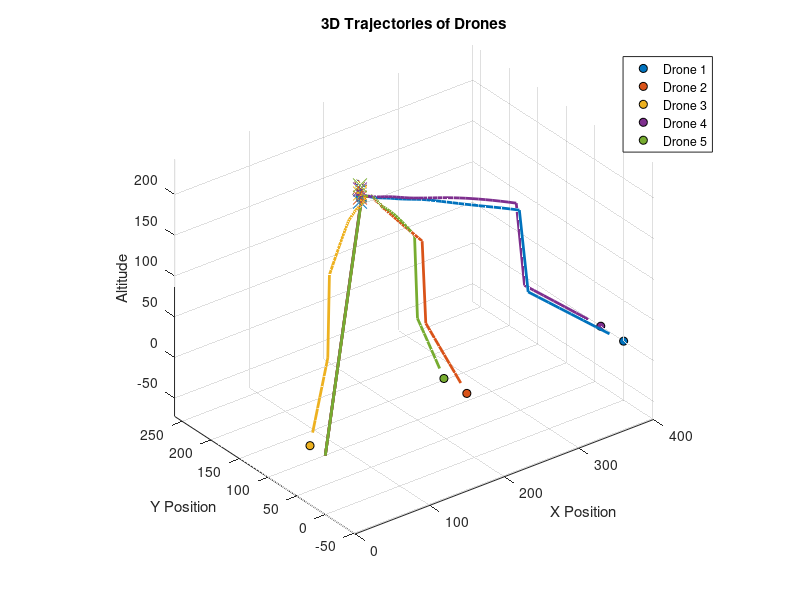

This figure's MATLAB source:
nDrone = 5;
dMin = 50;
vMax = 20;
adjustHeight = 20;
gravitasi = 9.81;
massa = 1.0;
k = 0.1;

alpha = k * (gravitasi / massa);
targetTolerance = 1.0;

jarakAsli = zeros(1, nDrone);
jarakMenghindari = zeros(1, nDrone);

magnitudoKecepatanHistory = zeros(1000, nDrone);
waktuSampaiTujuan = zeros(1, nDrone);

jarakMulaiMenghindari = Inf * ones(1, nDrone);

posisi_awal = zeros(nDrone, 3);
target_posisi = zeros(nDrone, 3);
for i = 1:nDrone
    jarakAsli(i) = norm(target_posisi(i,:) - posisi_awal(i,:));
    if mod(i, 3) == 0
        posisi_awal(i, :) = [0, (i-1)*13.33, 0];
        target_posisi(i, :) = [200, 200, 150 + (i-1)*5];
    elseif mod(i, 3) == 1
        posisi_awal(i, :) = [400, (i-1)*13.33, 0];
        target_posisi(i, :) = [200, 200, 150 + (i-1)*5];
    else
        posisi_awal(i, :) = [200, (i-1)*13.33, 0];
        target_posisi(i, :) = [200, 200, 150 + (i-1)*5];
    end
end

posisi = posisi_awal;
kecepatan = zeros(nDrone,3);
trayektori = zeros(1000, nDrone, 3);
iterasi = 1;
allDronesAtTarget = false;

dt = 0.05;
distanceTrajectory = zeros(1, nDrone);
ketinggianTakeoff = 50; % Drone mulai meningkatkan ketinggian hingga 50 meter
ketinggianTarget = 150; % Ketinggian target untuk penerbanga
collisionAvoidanceStart = Inf * ones(1, nDrone);
collisionAvoidancePoint = Inf * ones(nDrone, 3);
jarakTotalPathAsli = zeros(1, nDrone);
jarakTotalPathNormal = zeros(1, nDrone);
takeoffRate = 0.5;
landingRate = 0.5;
decelerationRate = 0.5;

while ~allDronesAtTarget
    allDronesAtTarget = true;
    for iterasiDrone = 1:nDrone
        jarakKeTargetHorizontal = norm(target_posisi(iterasiDrone,1:2) - posisi(iterasiDrone,1:2));
        jarakKeTargetVertical = abs(target_posisi(iterasiDrone,3) - posisi(iterasiDrone,3));

        % Takeoff: Naikkan ketinggian drone jika masih di bawah ketinggian takeoff
        if posisi(iterasiDrone,3) < ketinggianTakeoff
            kecepatan(iterasiDrone,3) = takeoffRate * dt;
        elseif posisi(iterasiDrone,3) >= ketinggianTakeoff && posisi(iterasiDrone,3) < ketinggianTarget
            posisi(iterasiDrone,3) = ketinggianTarget; % Set ketinggian ke ketinggian target setelah takeoff
        end

        if jarakKeTargetHorizontal > targetTolerance
            % Penghitungan kecepatan horizontal berdasarkan target
            vTargetHorizontal = (target_posisi(iterasiDrone,1:2) - posisi(iterasiDrone,1:2)) * alpha;
            kecepatan(iterasiDrone,1:2) = kecepatan(iterasiDrone,1:2) + vTargetHorizontal * dt;
            if norm(kecepatan(iterasiDrone,1:2)) > vMax
                kecepatan(iterasiDrone,1:2) = (kecepatan(iterasiDrone,1:2) / norm(kecepatan(iterasiDrone,1:2))) * vMax;
            end
        else
            % Landing: Turunkan ketinggian jika sudah dekat dengan target dan pada ketinggian target
            if posisi(iterasiDrone,3) > posisi_awal(iterasiDrone,3) && jarakKeTargetVertical < ketinggianTarget
                kecepatan(iterasiDrone,3) = -landingRate * dt; % Turunkan ketinggian
            end
        end
        
        vTarget = target_posisi(iterasiDrone,:) - posisi(iterasiDrone,:);
        a = (vTarget - kecepatan(iterasiDrone,:)) * alpha;
        
        kecepatan(iterasiDrone,:) = kecepatan(iterasiDrone,:) + a * dt;
        if norm(kecepatan(iterasiDrone,:)) > vMax
            kecepatan(iterasiDrone,:) = kecepatan(iterasiDrone,:) / norm(kecepatan(iterasiDrone,:)) * vMax;
        elseif jarakKeTargetHorizontal <= targetTolerance
            kecepatan(iterasiDrone,:) = max(kecepatan(iterasiDrone,:) - decelerationRate * dt, 0);
        end

        if norm(kecepatan(iterasiDrone,:)) < vMax && jarakKeTargetHorizontal > targetTolerance
            kecepatan(iterasiDrone,:) = kecepatan(iterasiDrone,:) + ((target_posisi(iterasiDrone,:) - posisi(iterasiDrone,:)) / norm(target_posisi(iterasiDrone,:) - posisi(iterasiDrone,:))) * alpha * dt;
        end

        if jarakKeTargetHorizontal <= targetTolerance && norm(kecepatan(iterasiDrone,:)) > 0
            kecepatanReductionFactor = max(0, 1 - decelerationRate * dt); % Faktor pengurangan kecepatan
            kecepatan(iterasiDrone,:) = kecepatan(iterasiDrone,:) * kecepatanReductionFactor;
        end

        vAvoid = zeros(1,3);
        for j = 1:nDrone
            if iterasiDrone ~= j
                jarak = norm(posisi(iterasiDrone,1:2) - posisi(j,1:2));
                jarakZ = abs(posisi(iterasiDrone,3) - posisi(j,3));
                if jarak < dMin && jarakZ < adjustHeight
                    if iterasi < collisionAvoidanceStart(iterasiDrone)
                        collisionAvoidanceStart(iterasiDrone) = iterasi;
                        collisionAvoidancePoint(iterasiDrone, :) = posisi(iterasiDrone, :);
                        jarakMulaiMenghindari(iterasiDrone) = jarak;
                    end
                    direction = (posisi(j,:) - posisi(iterasiDrone,:)) / norm(posisi(j,:) - posisi(iterasiDrone,:));
                    inertiaFactor = massa / (1 + alpha);
                    vAvoid = vAvoid + direction * vMax * inertiaFactor;
                end
            end
        end
        
        vNew = vTarget + vAvoid;
        kecepatan(iterasiDrone,:) = kecepatan(iterasiDrone,:) + vNew * alpha;
        
        posisi(iterasiDrone,:) = posisi(iterasiDrone,:) + kecepatan(iterasiDrone,:) * dt;
        trayektori(iterasi, iterasiDrone, :) = posisi(iterasiDrone,:);
        
        if jarakKeTargetHorizontal < targetTolerance
            kecepatan(iterasiDrone,:) = [0, 0, 0];
            if allDronesAtTarget
                waktuSampaiTujuan(iterasiDrone) = iterasi * dt;
                fprintf('%d. Drone %d sampai tujuan pada %.2f detik\n', iterasi, iterasiDrone, waktuSampaiTujuan(iterasiDrone));
            end
        else
            allDronesAtTarget = false;
        end
    end
    if allDronesAtTarget
        fprintf('Semua drone telah mencapai target pada iterasi ke-%d.\n', iterasi);
        break;
    end
    iterasi = iterasi + 1;
end


figure;
hold on;
grid on;
axis equal;

% Colors for each drone
colors = lines(nDrone);

% Plot initial positions
for i = 1:nDrone
    plot3(posisi_awal(i,1), posisi_awal(i,2), posisi_awal(i,3), 'o', 'MarkerFaceColor', colors(i,:), 'MarkerEdgeColor', 'k');
end

% Plot target positions
for i = 1:nDrone
    plot3(target_posisi(i,1), target_posisi(i,2), target_posisi(i,3), 'x', 'MarkerEdgeColor', colors(i,:), 'MarkerSize', 10);
end

% Plot trajectories for each drone
for i = 1:nDrone
    plot3(trayektori(:,i,1), trayektori(:,i,2), trayektori(:,i,3), 'Color', colors(i,:), 'LineWidth', 2);
end

% Label axes
xlabel('X Position');
ylabel('Y Position');
zlabel('Altitude');
view(3);
% Title and Legend
title('3D Trajectories of Drones');
legend(arrayfun(@(x) sprintf('Drone %d', x), 1:nDrone, 'UniformOutput', false));

hold off;
